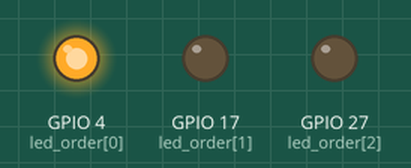
The program below on a simulated Raspberry Pi (BCM pin numbers). Shown: output pins drawn as LEDs (lit = HIGH).

Above: at 1.0 s.
At 3.0 s:
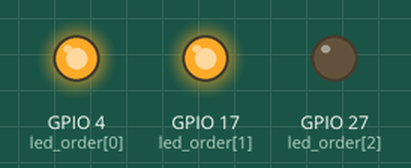
At 5.0 s:
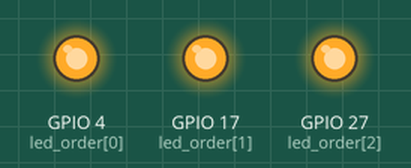
At 7.0 s:
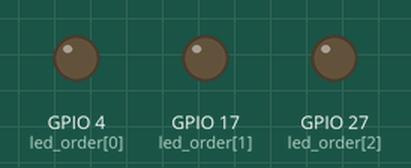
Timing chart, 0 to 10.4 s (numbered marks = the images above):
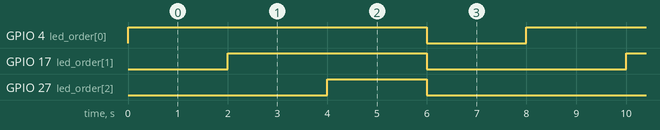

Measured:
- by itself, GPIO 4 (led_order[0]): alternates HIGH for 6.0 s and LOW for 2.0 s
- by itself, GPIO 17 (led_order[1]): alternates HIGH for 4.0 s and LOW for 4.0 s
- by itself, GPIO 27 (led_order[2]): alternates HIGH for 2.0 s and LOW for 6.0 s

The program:

led_blink.py
```python
import RPi.GPIO as GPIO
import time

GPIO.setmode(GPIO.BCM)

led_order = [4, 17, 27]

for pin in led_order:
	GPIO.setup(pin, GPIO.OUT)

try:
	while True:
		for pin in led_order:
			GPIO.output(pin, True)
			time.sleep(2)
		for pin in led_order:
			GPIO.output(pin, False)
		time.sleep(2)
finally:
	print "Cleaning up!"
	GPIO.cleanup()
```
